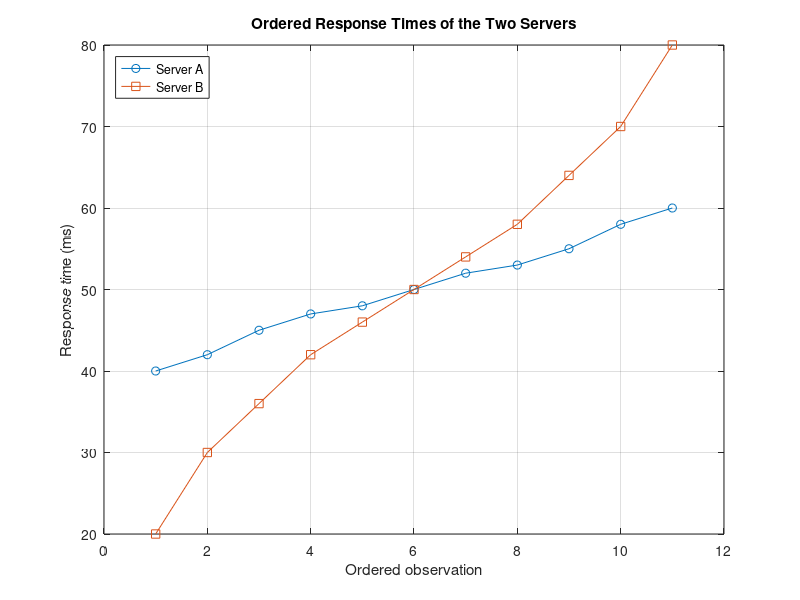

This chart was generated by the following MATLAB code:
% Question 10 (Lecture 10): Range, quartile deviation and their coefficients
clc; clear; close all;

A = [40 42 45 47 48 50 52 53 55 58 60];         % Server A response times (ms)
B = [20 30 36 42 46 50 54 58 64 70 80];         % Server B response times (ms)

servers = {A, B};  names = {'Server A', 'Server B'};
for j = 1:2
    x  = sort(servers{j});
    n  = numel(x);
    Q1 = x((n+1)/4);                            % (n+1)/4 th value  (3rd)
    Q3 = x(3*(n+1)/4);                          % 3(n+1)/4 th value (9th)
    R  = max(x) - min(x);                       % range
    CD = (max(x) - min(x)) / (max(x) + min(x)); % coefficient of dispersion
    QD = (Q3 - Q1) / 2;                         % quartile deviation
    CQD = (Q3 - Q1) / (Q3 + Q1);                % coefficient of quartile deviation
    fprintf('%s: mean=%.1f  Range=%d  Coeff.Disp=%.3f\n', names{j}, mean(x), R, CD);
    fprintf('          Q1=%d  Q3=%d  QD=%.1f  Coeff.QD=%.3f\n', Q1, Q3, QD, CQD);
end

plot(1:11, sort(A), '-o', 1:11, sort(B), '-s');
legend('Server A', 'Server B', 'Location', 'northwest');
xlabel('Ordered observation'); ylabel('Response time (ms)');
title('Ordered Response Times of the Two Servers'); grid on;
